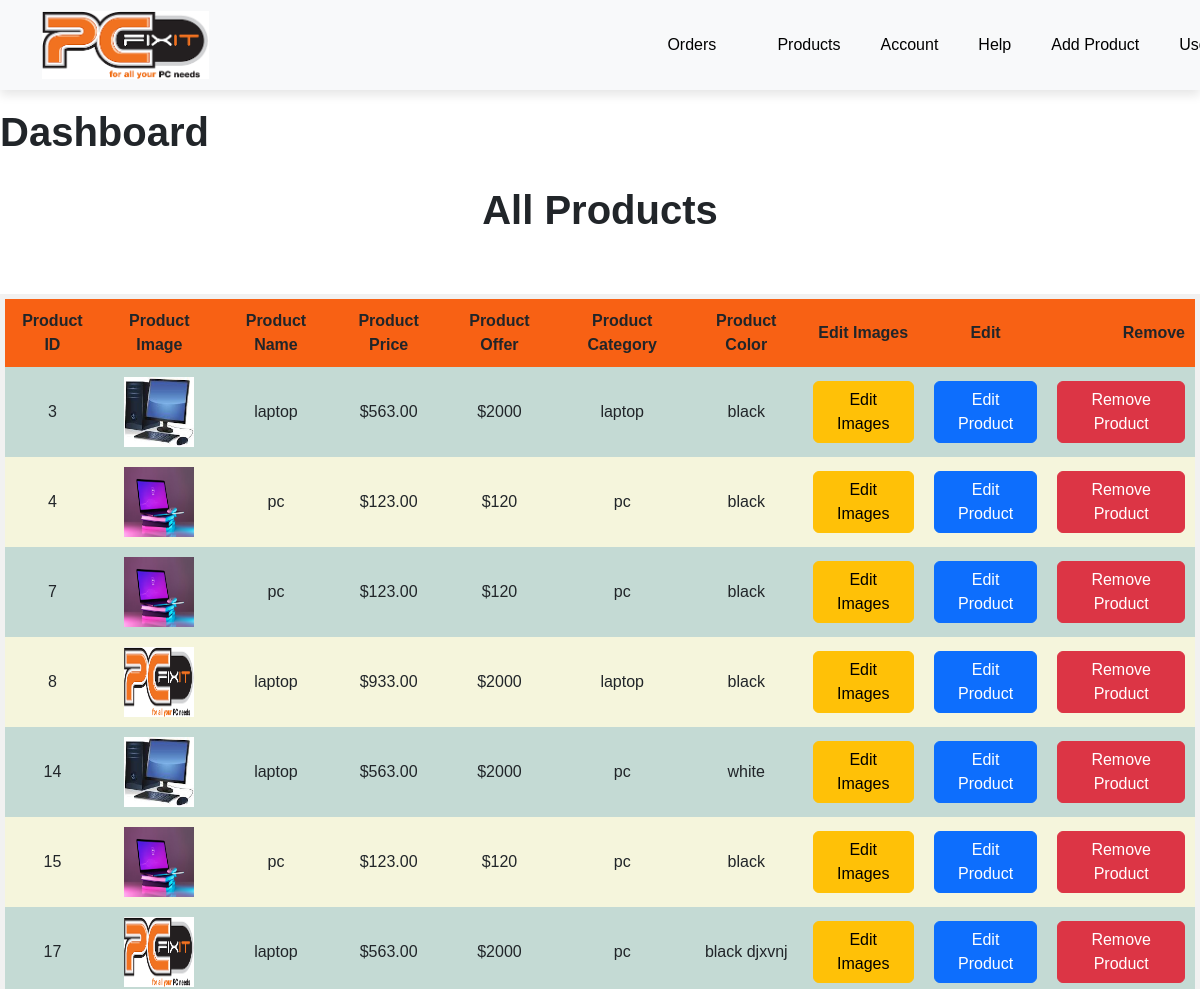
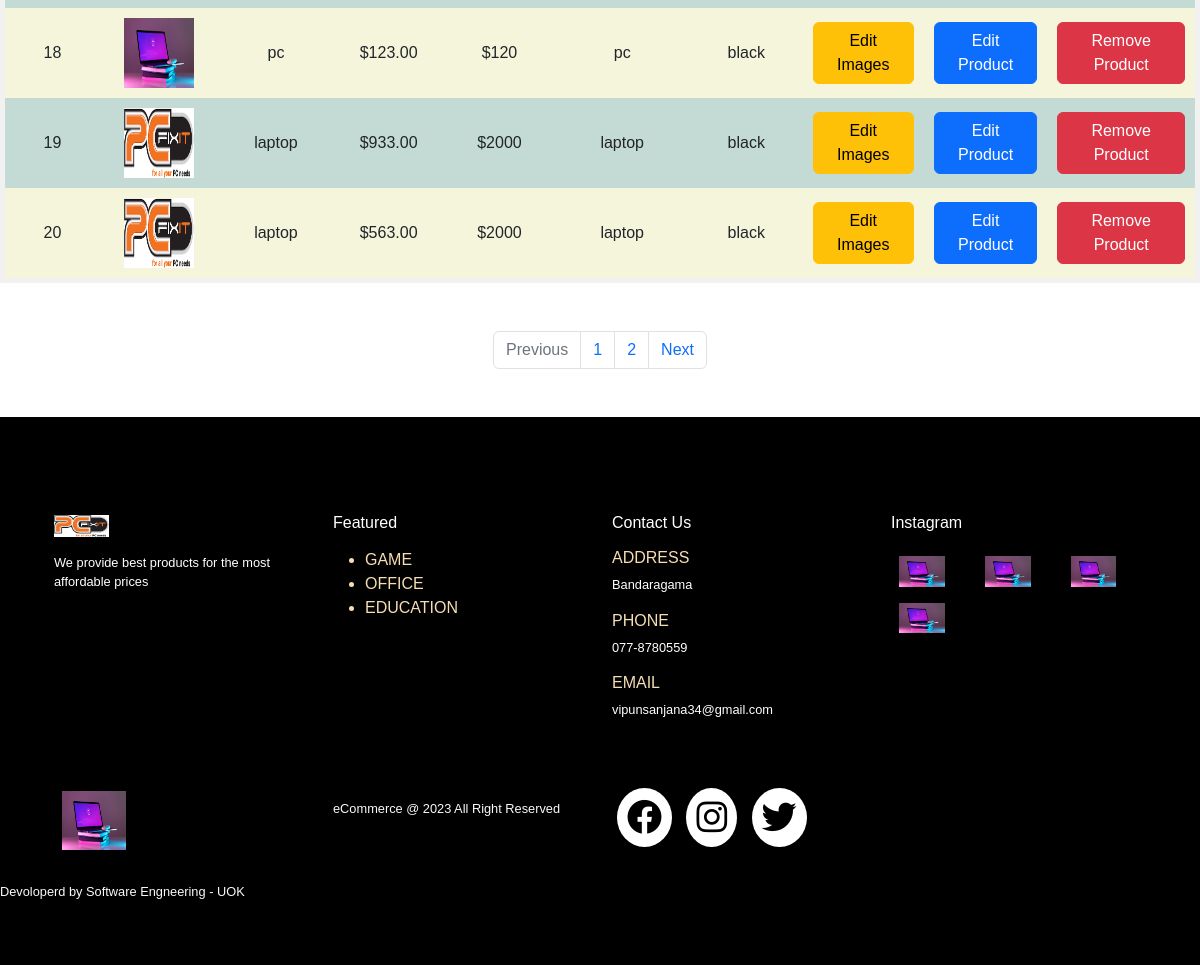
Page /admin/product.php (signed in) on the committed database (2 pictures, top to bottom).
### tables this page shows
CREATE TABLE `products` (
  `product_id` int(11) NOT NULL,
  `product_name` varchar(100) NOT NULL,
  `product_category` varchar(100) NOT NULL,
  `product_description` varchar(255) NOT NULL,
  `product_image` varchar(255) NOT NULL,
  `product_image2` varchar(255) DEFAULT NULL,
  `product_image3` varchar(255) NOT NULL,
  `product_image4` varchar(255) NOT NULL,
  `product_price` decimal(6,2) NOT NULL,
  `product_special_offer` int(11) NOT NULL,
  `product_color` varchar(100) NOT NULL
);

### admin/product.php (the view, shortened to what this page needs)
<?php include("header.php"); ?>
<?php
if(!isset($_SESSION['admin_email'])){
    header("Location: login.php?error=emaildoesnotexist");
}else{
    if (isset($_GET['page_no']) && $_GET['page_no'] != "") {
        $page_no = $_GET['page_no'];
    } else {
        $page_no = 1;
    }
    $sql2 = "SELECT COUNT(*) As total_records FROM products";
    $stmt2 = $conn->prepare($sql2);
    $stmt2->execute();
    $result = $stmt2->get_result();
    $row = $result->fetch_assoc();
    $total_records = $row['total_records'];
    $total_records_per_page = 10;
    $offset = ($page_no - 1) * $total_records_per_page;
    $total_no_of_pages = ceil($total_records / $total_records_per_page);
    $stmt3 = $conn->prepare("SELECT * FROM products LIMIT ?, ?");
    $stmt3->bind_param("ii", $offset, $total_records_per_page);
    $stmt3->execute();
    $products = $stmt3->get_result();
}
?>
<h1 style='margin-top:30px;'>Dashboard</h1>
<h1 style='margin-top:30px;'>Dashboard</h1>
<?php
if ($products->num_rows > 0) {
    echo("<table border='5' class='table1'>");
    echo("<th>Product ID</th>");
    echo("<th>Product Image</th>");
    echo("<th>Product Name</th>");
    echo("<th>Product Price</th>");
    echo("<th>Product Offer</th>");
    echo("<th>Product Category</th>");
    echo("<th>Product Color</th>");
    echo("<th>Edit Images</th>");
    echo("<th>Edit</th>");
    echo("<th>Remove</th>");
    echo "<tr><h1 style='text-align:center;margin-top:30px;'>All Products</h1>";
    foreach($products as $product) {
        echo "<tr>";
        echo "<td>".$product["product_id"]."</td>";
        echo "<td><img src='../assets/img/{$product['product_image']}' style='width: 70px; height: 70px;' /></td>";
        echo "<td>".$product["product_name"]."</td>";
        echo "<td>$".$product["product_price"]."</td>";
        echo "<td>$".$product["product_special_offer"]."</td>";
        echo "<td>".$product["product_category"]."</td>";
        echo "<td>".$product["product_color"]."</td>";
        echo "<td><a class='btn btn-warning' href='edit_image.php?product_id={$product["product_id"]}&product_name={$product["product_name"]}'>Edit Images</a></td>";
        echo "<td><a class='btn btn-primary' href='edit_product.php?product_id={$product["product_id"]}'>Edit Product</a></td>";
        echo "<td><a class='btn btn-danger' href='delete_product.php?product_id={$product["product_id"]}'>Remove Product</a></td>";
        ?>
        <?php
        echo "</tr>";
    }
    echo ("</table>");
    }else{
        echo ('<h1>The Users table is empty</h1>');
    }
    ?>
<nav aria-label="page navigation example">
                <ul class="pagination mt-5">
                    <li class="page-item <?php if($page_no <=1){echo 'disabled';} ?>"><a href="<?php if($page_no <= 1){echo '#';}else{echo "?page_no=".($page_no-1);} ?>" class="page-link">Previous</a></li>
                    <li class="page-item"><a href="?page_no=1" class="page-link">1</a></li>
                    <li class="page-item"><a href="?page_no=2" class="page-link">2</a></li>
                    <li class="page-item <?php if($page_no >= $total_no_of_pages){echo 'disabled';} ?>"><a href="<?php if( $page_no >= $total_no_of_pages){echo '#';}else{echo "?page_no=".($page_no+1);} ?>" class="page-link">Next</a></li>
                </ul>
</nav>
<?php include("footer.php"); ?>

### assets/css/style.css (style rules this page uses)
* { margin: 0; padding: 0; box-sizing: border-box; }
body { font-family: 'Poopins' , sans-serif; }
h1 { font-size: 2.5rem; font-weight: 700; }
.pagination { display: flex; justify-content: center; align-items: center; color: #fb774b !important; }
td:last-child { text-align: right; }
th:last-child { text-align: right; }
.table1 th { height: 30px; padding: 10px; background-color: rgba(254, 85, 0, 0.904); }
.table1 tr { inline-size: auto; overflow-wrap: break-all; }
.table1 td { padding: 10px; }
.table1 { padding: 20px; margin-bottom: 20px; margin-top: 60px; width:100%; height: 80%; border:solid 5px #F1F1F1; margin-right: auto; margin-left: auto; text-align: center; background-color:rgba(180, 208, 200, 0.777); border-collapse: collapse; }
.table1 tr:nth-child(even) { background-color: beige; }

### rows in the picture
products: product_id "3", product_image (picture), product_name "laptop", product_price "563.00", product_special_offer "2000", product_category "laptop", product_color "black"
products: product_id "4", product_image (picture), product_name "pc", product_price "123.00", product_special_offer "120", product_category "pc", product_color "black"
products: product_id "7", product_image (picture), product_name "pc", product_price "123.00", product_special_offer "120", product_category "pc", product_color "black"
products: product_id "8", product_image (picture), product_name "laptop", product_price "933.00", product_special_offer "2000", product_category "laptop", product_color "black"
products: product_id "14", product_image (picture), product_name "laptop", product_price "563.00", product_special_offer "2000", product_category "pc", product_color "white"
products: product_id "15", product_image (picture), product_name "pc", product_price "123.00", product_special_offer "120", product_category "pc", product_color "black"
products: product_id "17", product_image (picture), product_name "laptop", product_price "563.00", product_special_offer "2000", product_category "pc", product_color "black djxvnj"
products: product_id "18", product_image (picture), product_name "pc", product_price "123.00", product_special_offer "120", product_category "pc", product_color "black"
products: product_id "19", product_image (picture), product_name "laptop", product_price "933.00", product_special_offer "2000", product_category "laptop", product_color "black"
products: product_id "20", product_image (picture), product_name "laptop", product_price "563.00", product_special_offer "2000", product_category "laptop", product_color "black"
